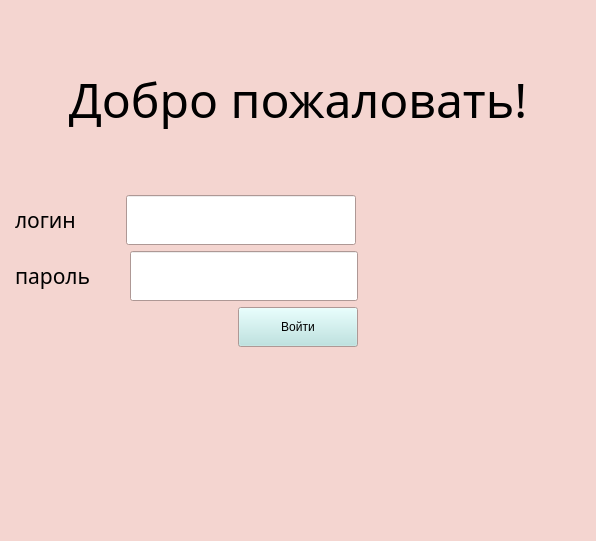
<?xml version="1.0" encoding="UTF-8"?>
<ui version="4.0">
 <class>MainWindow</class>
 <widget class="QMainWindow" name="MainWindow">
  <property name="geometry">
   <rect>
    <x>0</x>
    <y>0</y>
    <width>596</width>
    <height>541</height>
   </rect>
  </property>
  <property name="sizePolicy">
   <sizepolicy hsizetype="Fixed" vsizetype="Fixed">
    <horstretch>0</horstretch>
    <verstretch>0</verstretch>
   </sizepolicy>
  </property>
  <property name="palette">
   <palette>
    <active>
     <colorrole role="Base">
      <brush brushstyle="SolidPattern">
       <color alpha="255">
        <red>255</red>
        <green>255</green>
        <blue>255</blue>
       </color>
      </brush>
     </colorrole>
     <colorrole role="Window">
      <brush brushstyle="SolidPattern">
       <color alpha="255">
        <red>244</red>
        <green>213</green>
        <blue>208</blue>
       </color>
      </brush>
     </colorrole>
    </active>
    <inactive>
     <colorrole role="Base">
      <brush brushstyle="SolidPattern">
       <color alpha="255">
        <red>255</red>
        <green>255</green>
        <blue>255</blue>
       </color>
      </brush>
     </colorrole>
     <colorrole role="Window">
      <brush brushstyle="SolidPattern">
       <color alpha="255">
        <red>244</red>
        <green>213</green>
        <blue>208</blue>
       </color>
      </brush>
     </colorrole>
    </inactive>
    <disabled>
     <colorrole role="Base">
      <brush brushstyle="SolidPattern">
       <color alpha="255">
        <red>244</red>
        <green>213</green>
        <blue>208</blue>
       </color>
      </brush>
     </colorrole>
     <colorrole role="Window">
      <brush brushstyle="SolidPattern">
       <color alpha="255">
        <red>244</red>
        <green>213</green>
        <blue>208</blue>
       </color>
      </brush>
     </colorrole>
    </disabled>
   </palette>
  </property>
  <property name="windowTitle">
   <string> Dialog</string>
  </property>
  <widget class="QWidget" name="centralwidget">
   <property name="palette">
    <palette>
     <active>
      <colorrole role="WindowText">
       <brush brushstyle="SolidPattern">
        <color alpha="255">
         <red>0</red>
         <green>0</green>
         <blue>0</blue>
        </color>
       </brush>
      </colorrole>
      <colorrole role="Button">
       <brush brushstyle="SolidPattern">
        <color alpha="255">
         <red>186</red>
         <green>189</green>
         <blue>182</blue>
        </color>
       </brush>
      </colorrole>
      <colorrole role="Light">
       <brush brushstyle="SolidPattern">
        <color alpha="255">
         <red>255</red>
         <green>255</green>
         <blue>255</blue>
        </color>
       </brush>
      </colorrole>
      <colorrole role="Midlight">
       <brush brushstyle="SolidPattern">
        <color alpha="255">
         <red>220</red>
         <green>222</green>
         <blue>218</blue>
        </color>
       </brush>
      </colorrole>
      <colorrole role="Dark">
       <brush brushstyle="SolidPattern">
        <color alpha="255">
         <red>93</red>
         <green>94</green>
         <blue>91</blue>
        </color>
       </brush>
      </colorrole>
      <colorrole role="Mid">
       <brush brushstyle="SolidPattern">
        <color alpha="255">
         <red>124</red>
         <green>126</green>
         <blue>121</blue>
        </color>
       </brush>
      </colorrole>
      <colorrole role="Text">
       <brush brushstyle="SolidPattern">
        <color alpha="255">
         <red>0</red>
         <green>0</green>
         <blue>0</blue>
        </color>
       </brush>
      </colorrole>
      <colorrole role="BrightText">
       <brush brushstyle="SolidPattern">
        <color alpha="255">
         <red>255</red>
         <green>255</green>
         <blue>255</blue>
        </color>
       </brush>
      </colorrole>
      <colorrole role="ButtonText">
       <brush brushstyle="SolidPattern">
        <color alpha="255">
         <red>0</red>
         <green>0</green>
         <blue>0</blue>
        </color>
       </brush>
      </colorrole>
      <colorrole role="Base">
       <brush brushstyle="SolidPattern">
        <color alpha="255">
         <red>255</red>
         <green>255</green>
         <blue>255</blue>
        </color>
       </brush>
      </colorrole>
      <colorrole role="Window">
       <brush brushstyle="SolidPattern">
        <color alpha="255">
         <red>244</red>
         <green>213</green>
         <blue>208</blue>
        </color>
       </brush>
      </colorrole>
      <colorrole role="Shadow">
       <brush brushstyle="SolidPattern">
        <color alpha="255">
         <red>0</red>
         <green>0</green>
         <blue>0</blue>
        </color>
       </brush>
      </colorrole>
      <colorrole role="AlternateBase">
       <brush brushstyle="SolidPattern">
        <color alpha="255">
         <red>220</red>
         <green>222</green>
         <blue>218</blue>
        </color>
       </brush>
      </colorrole>
      <colorrole role="ToolTipBase">
       <brush brushstyle="SolidPattern">
        <color alpha="255">
         <red>255</red>
         <green>255</green>
         <blue>220</blue>
        </color>
       </brush>
      </colorrole>
      <colorrole role="ToolTipText">
       <brush brushstyle="SolidPattern">
        <color alpha="255">
         <red>0</red>
         <green>0</green>
         <blue>0</blue>
        </color>
       </brush>
      </colorrole>
      <colorrole role="PlaceholderText">
       <brush brushstyle="SolidPattern">
        <color alpha="128">
         <red>0</red>
         <green>0</green>
         <blue>0</blue>
        </color>
       </brush>
      </colorrole>
     </active>
     <inactive>
      <colorrole role="WindowText">
       <brush brushstyle="SolidPattern">
        <color alpha="255">
         <red>0</red>
         <green>0</green>
         <blue>0</blue>
        </color>
       </brush>
      </colorrole>
      <colorrole role="Button">
       <brush brushstyle="SolidPattern">
        <color alpha="255">
         <red>186</red>
         <green>189</green>
         <blue>182</blue>
        </color>
       </brush>
      </colorrole>
      <colorrole role="Light">
       <brush brushstyle="SolidPattern">
        <color alpha="255">
         <red>255</red>
         <green>255</green>
         <blue>255</blue>
        </color>
       </brush>
      </colorrole>
      <colorrole role="Midlight">
       <brush brushstyle="SolidPattern">
        <color alpha="255">
         <red>220</red>
         <green>222</green>
         <blue>218</blue>
        </color>
       </brush>
      </colorrole>
      <colorrole role="Dark">
       <brush brushstyle="SolidPattern">
        <color alpha="255">
         <red>93</red>
         <green>94</green>
         <blue>91</blue>
        </color>
       </brush>
      </colorrole>
      <colorrole role="Mid">
       <brush brushstyle="SolidPattern">
        <color alpha="255">
         <red>124</red>
         <green>126</green>
         <blue>121</blue>
        </color>
       </brush>
      </colorrole>
      <colorrole role="Text">
       <brush brushstyle="SolidPattern">
        <color alpha="255">
         <red>0</red>
         <green>0</green>
         <blue>0</blue>
        </color>
       </brush>
      </colorrole>
      <colorrole role="BrightText">
       <brush brushstyle="SolidPattern">
        <color alpha="255">
         <red>255</red>
         <green>255</green>
         <blue>255</blue>
        </color>
       </brush>
      </colorrole>
      <colorrole role="ButtonText">
       <brush brushstyle="SolidPattern">
        <color alpha="255">
         <red>0</red>
         <green>0</green>
         <blue>0</blue>
        </color>
       </brush>
      </colorrole>
      <colorrole role="Base">
       <brush brushstyle="SolidPattern">
        <color alpha="255">
         <red>255</red>
         <green>255</green>
         <blue>255</blue>
        </color>
       </brush>
      </colorrole>
      <colorrole role="Window">
       <brush brushstyle="SolidPattern">
        <color alpha="255">
         <red>244</red>
         <green>213</green>
         <blue>208</blue>
        </color>
       </brush>
      </colorrole>
      <colorrole role="Shadow">
       <brush brushstyle="SolidPattern">
        <color alpha="255">
         <red>0</red>
         <green>0</green>
         <blue>0</blue>
        </color>
       </brush>
      </colorrole>
      <colorrole role="AlternateBase">
       <brush brushstyle="SolidPattern">
        <color alpha="255">
         <red>220</red>
         <green>222</green>
         <blue>218</blue>
        </color>
       </brush>
      </colorrole>
      <colorrole role="ToolTipBase">
       <brush brushstyle="SolidPattern">
        <color alpha="255">
         <red>255</red>
         <green>255</green>
         <blue>220</blue>
        </color>
       </brush>
      </colorrole>
      <colorrole role="ToolTipText">
       <brush brushstyle="SolidPattern">
        <color alpha="255">
         <red>0</red>
         <green>0</green>
         <blue>0</blue>
        </color>
       </brush>
      </colorrole>
      <colorrole role="PlaceholderText">
       <brush brushstyle="SolidPattern">
        <color alpha="128">
         <red>0</red>
         <green>0</green>
         <blue>0</blue>
        </color>
       </brush>
      </colorrole>
     </inactive>
     <disabled>
      <colorrole role="WindowText">
       <brush brushstyle="SolidPattern">
        <color alpha="255">
         <red>93</red>
         <green>94</green>
         <blue>91</blue>
        </color>
       </brush>
      </colorrole>
      <colorrole role="Button">
       <brush brushstyle="SolidPattern">
        <color alpha="255">
         <red>186</red>
         <green>189</green>
         <blue>182</blue>
        </color>
       </brush>
      </colorrole>
      <colorrole role="Light">
       <brush brushstyle="SolidPattern">
        <color alpha="255">
         <red>255</red>
         <green>255</green>
         <blue>255</blue>
        </color>
       </brush>
      </colorrole>
      <colorrole role="Midlight">
       <brush brushstyle="SolidPattern">
        <color alpha="255">
         <red>220</red>
         <green>222</green>
         <blue>218</blue>
        </color>
       </brush>
      </colorrole>
      <colorrole role="Dark">
       <brush brushstyle="SolidPattern">
        <color alpha="255">
         <red>93</red>
         <green>94</green>
         <blue>91</blue>
        </color>
       </brush>
      </colorrole>
      <colorrole role="Mid">
       <brush brushstyle="SolidPattern">
        <color alpha="255">
         <red>124</red>
         <green>126</green>
         <blue>121</blue>
        </color>
       </brush>
      </colorrole>
      <colorrole role="Text">
       <brush brushstyle="SolidPattern">
        <color alpha="255">
         <red>93</red>
         <green>94</green>
         <blue>91</blue>
        </color>
       </brush>
      </colorrole>
      <colorrole role="BrightText">
       <brush brushstyle="SolidPattern">
        <color alpha="255">
         <red>255</red>
         <green>255</green>
         <blue>255</blue>
        </color>
       </brush>
      </colorrole>
      <colorrole role="ButtonText">
       <brush brushstyle="SolidPattern">
        <color alpha="255">
         <red>93</red>
         <green>94</green>
         <blue>91</blue>
        </color>
       </brush>
      </colorrole>
      <colorrole role="Base">
       <brush brushstyle="SolidPattern">
        <color alpha="255">
         <red>244</red>
         <green>213</green>
         <blue>208</blue>
        </color>
       </brush>
      </colorrole>
      <colorrole role="Window">
       <brush brushstyle="SolidPattern">
        <color alpha="255">
         <red>244</red>
         <green>213</green>
         <blue>208</blue>
        </color>
       </brush>
      </colorrole>
      <colorrole role="Shadow">
       <brush brushstyle="SolidPattern">
        <color alpha="255">
         <red>0</red>
         <green>0</green>
         <blue>0</blue>
        </color>
       </brush>
      </colorrole>
      <colorrole role="AlternateBase">
       <brush brushstyle="SolidPattern">
        <color alpha="255">
         <red>186</red>
         <green>189</green>
         <blue>182</blue>
        </color>
       </brush>
      </colorrole>
      <colorrole role="ToolTipBase">
       <brush brushstyle="SolidPattern">
        <color alpha="255">
         <red>255</red>
         <green>255</green>
         <blue>220</blue>
        </color>
       </brush>
      </colorrole>
      <colorrole role="ToolTipText">
       <brush brushstyle="SolidPattern">
        <color alpha="255">
         <red>0</red>
         <green>0</green>
         <blue>0</blue>
        </color>
       </brush>
      </colorrole>
      <colorrole role="PlaceholderText">
       <brush brushstyle="SolidPattern">
        <color alpha="128">
         <red>0</red>
         <green>0</green>
         <blue>0</blue>
        </color>
       </brush>
      </colorrole>
     </disabled>
    </palette>
   </property>
   <property name="autoFillBackground">
    <bool>true</bool>
   </property>
   <layout class="QVBoxLayout" name="verticalLayout_5">
    <item>
     <widget class="QLabel" name="label">
      <property name="minimumSize">
       <size>
        <width>97</width>
        <height>79</height>
       </size>
      </property>
      <property name="font">
       <font>
        <family>Sawasdee</family>
        <pointsize>36</pointsize>
        <italic>false</italic>
       </font>
      </property>
      <property name="text">
       <string>Добро пожаловать!</string>
      </property>
      <property name="alignment">
       <set>Qt::AlignCenter</set>
      </property>
     </widget>
    </item>
    <item>
     <layout class="QHBoxLayout" name="horizontalLayout_2" stretch="0,1,7,7">
      <property name="leftMargin">
       <number>6</number>
      </property>
      <property name="rightMargin">
       <number>0</number>
      </property>
      <item>
       <widget class="QLabel" name="label_2">
        <property name="font">
         <font>
          <family>Sawasdee</family>
          <pointsize>16</pointsize>
         </font>
        </property>
        <property name="text">
         <string>логин  </string>
        </property>
       </widget>
      </item>
      <item>
       <spacer name="horizontalSpacer_5">
        <property name="orientation">
         <enum>Qt::Horizontal</enum>
        </property>
        <property name="sizeHint" stdset="0">
         <size>
          <width>40</width>
          <height>20</height>
         </size>
        </property>
       </spacer>
      </item>
      <item>
       <widget class="QLineEdit" name="login">
        <property name="sizePolicy">
         <sizepolicy hsizetype="Expanding" vsizetype="Fixed">
          <horstretch>0</horstretch>
          <verstretch>0</verstretch>
         </sizepolicy>
        </property>
        <property name="maximumSize">
         <size>
          <width>300</width>
          <height>50</height>
         </size>
        </property>
        <property name="alignment">
         <set>Qt::AlignLeading|Qt::AlignLeft|Qt::AlignVCenter</set>
        </property>
       </widget>
      </item>
      <item>
       <spacer name="horizontalSpacer_6">
        <property name="orientation">
         <enum>Qt::Horizontal</enum>
        </property>
        <property name="sizeHint" stdset="0">
         <size>
          <width>40</width>
          <height>20</height>
         </size>
        </property>
       </spacer>
      </item>
     </layout>
    </item>
    <item>
     <layout class="QHBoxLayout" name="horizontalLayout_3" stretch="0,1,7,7">
      <property name="leftMargin">
       <number>6</number>
      </property>
      <property name="rightMargin">
       <number>0</number>
      </property>
      <item>
       <widget class="QLabel" name="label_3">
        <property name="font">
         <font>
          <family>Sawasdee</family>
          <pointsize>16</pointsize>
         </font>
        </property>
        <property name="text">
         <string>пароль</string>
        </property>
       </widget>
      </item>
      <item>
       <spacer name="horizontalSpacer_4">
        <property name="orientation">
         <enum>Qt::Horizontal</enum>
        </property>
        <property name="sizeHint" stdset="0">
         <size>
          <width>40</width>
          <height>20</height>
         </size>
        </property>
       </spacer>
      </item>
      <item>
       <widget class="QLineEdit" name="pass">
        <property name="sizePolicy">
         <sizepolicy hsizetype="Expanding" vsizetype="Fixed">
          <horstretch>0</horstretch>
          <verstretch>0</verstretch>
         </sizepolicy>
        </property>
        <property name="maximumSize">
         <size>
          <width>300</width>
          <height>50</height>
         </size>
        </property>
        <property name="echoMode">
         <enum>QLineEdit::Password</enum>
        </property>
       </widget>
      </item>
      <item>
       <spacer name="horizontalSpacer_3">
        <property name="orientation">
         <enum>Qt::Horizontal</enum>
        </property>
        <property name="sizeHint" stdset="0">
         <size>
          <width>40</width>
          <height>20</height>
         </size>
        </property>
       </spacer>
      </item>
     </layout>
    </item>
    <item>
     <layout class="QHBoxLayout" name="horizontalLayout_5">
      <item>
       <spacer name="horizontalSpacer">
        <property name="orientation">
         <enum>Qt::Horizontal</enum>
        </property>
        <property name="sizeHint" stdset="0">
         <size>
          <width>40</width>
          <height>20</height>
         </size>
        </property>
       </spacer>
      </item>
      <item>
       <widget class="QPushButton" name="pushButton">
        <property name="enabled">
         <bool>true</bool>
        </property>
        <property name="sizePolicy">
         <sizepolicy hsizetype="Minimum" vsizetype="Minimum">
          <horstretch>0</horstretch>
          <verstretch>0</verstretch>
         </sizepolicy>
        </property>
        <property name="minimumSize">
         <size>
          <width>120</width>
          <height>40</height>
         </size>
        </property>
        <property name="maximumSize">
         <size>
          <width>120</width>
          <height>40</height>
         </size>
        </property>
        <property name="palette">
         <palette>
          <active>
           <colorrole role="Button">
            <brush brushstyle="SolidPattern">
             <color alpha="255">
              <red>181</red>
              <green>227</green>
              <blue>224</blue>
             </color>
            </brush>
           </colorrole>
          </active>
          <inactive>
           <colorrole role="Button">
            <brush brushstyle="SolidPattern">
             <color alpha="255">
              <red>181</red>
              <green>227</green>
              <blue>224</blue>
             </color>
            </brush>
           </colorrole>
          </inactive>
          <disabled>
           <colorrole role="Button">
            <brush brushstyle="SolidPattern">
             <color alpha="255">
              <red>181</red>
              <green>227</green>
              <blue>224</blue>
             </color>
            </brush>
           </colorrole>
          </disabled>
         </palette>
        </property>
        <property name="text">
         <string>Войти</string>
        </property>
       </widget>
      </item>
      <item>
       <spacer name="horizontalSpacer_2">
        <property name="orientation">
         <enum>Qt::Horizontal</enum>
        </property>
        <property name="sizeHint" stdset="0">
         <size>
          <width>40</width>
          <height>20</height>
         </size>
        </property>
       </spacer>
      </item>
     </layout>
    </item>
    <item>
     <widget class="QLabel" name="error">
      <property name="frameShadow">
       <enum>QFrame::Plain</enum>
      </property>
      <property name="text">
       <string/>
      </property>
     </widget>
    </item>
   </layout>
  </widget>
 </widget>
 <resources/>
 <connections/>
</ui>
